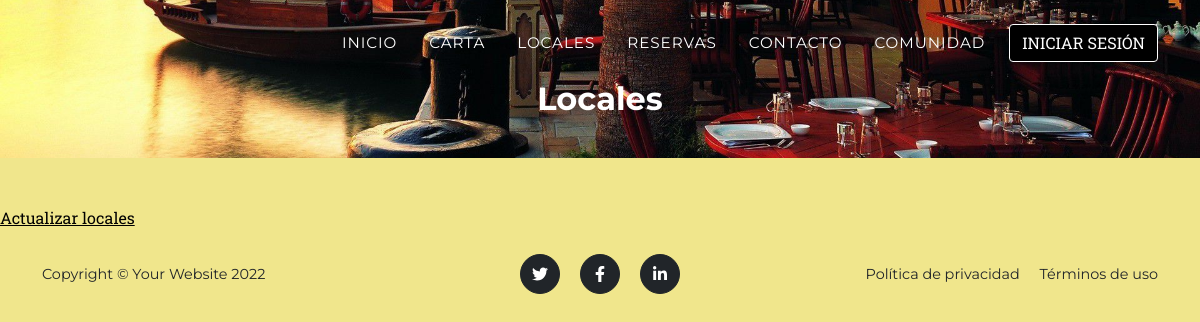
Page /AppRestaurante/local/ on the earlier database version.
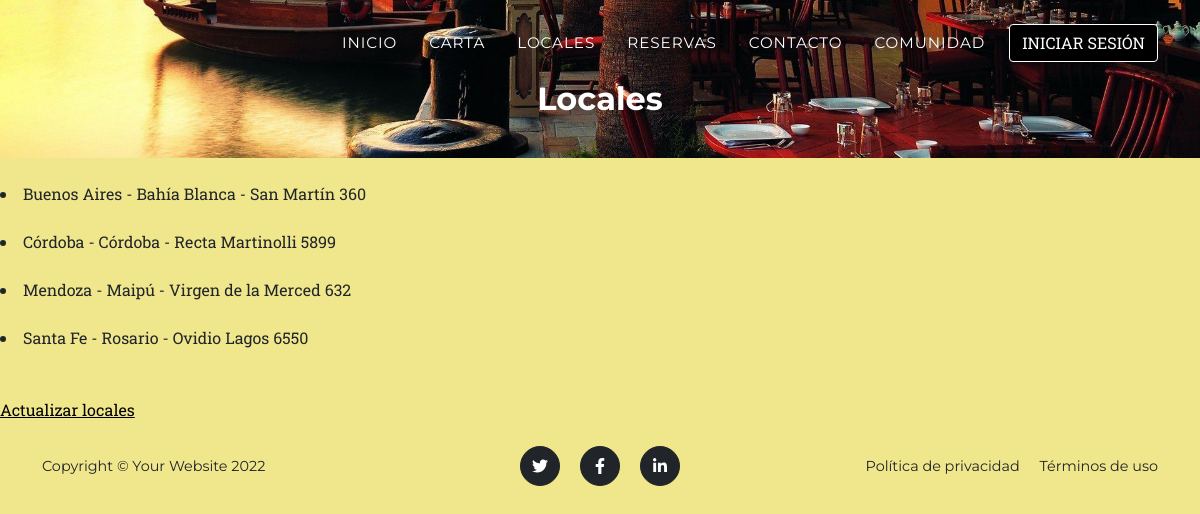
Same page on the later database version.
### AppRestaurante/models.py (models this page shows)
class Local(models.Model):
    provincia = models.CharField(max_length=20)
    localidad = models.CharField(max_length=20)
    direccion = models.CharField(max_length=40)
    telefono = models.CharField(max_length=15)
    capacidad = models.IntegerField()
    imagen = models.ImageField(upload_to='local', null=True, blank=True)
    def __str__(self):
        return f"{self.provincia} - {self.localidad} - {self.direccion}"

### AppRestaurante/views.py (the view)
# urls.py: path('local/', views.local, name="Local"),
def local(request):
    locales = Local.objects.order_by('provincia').all()
    return render(request, "local.html", {"locales": locales})

### AppRestaurante/Templates/local.html (shortened to what this page needs)
{% extends 'padre.html' %}
{% load static %}
{% block header %}<h2>Locales</h2>{% endblock header %}
{% block contenidoQueCambia %}
<br>
{% for l in locales  %}
    <li>{{l}}</li>
    <br>
{% endfor %}
<br>
<a style="color: black;", href= "{% url 'ActualizarLocal' %}">Actualizar locales</a>
{% endblock contenidoQueCambia %}

Differences in the rows shown:
added Local: provincia+localidad+direccion "Buenos Aires - Bahía Blanca - San Martín 360"
added Local: provincia+localidad+direccion "Córdoba - Córdoba - Recta Martinolli 5899"
added Local: provincia+localidad+direccion "Mendoza - Maipú - Virgen de la Merced 632"
added Local: provincia+localidad+direccion "Santa Fe - Rosario - Ovidio Lagos 6550"
